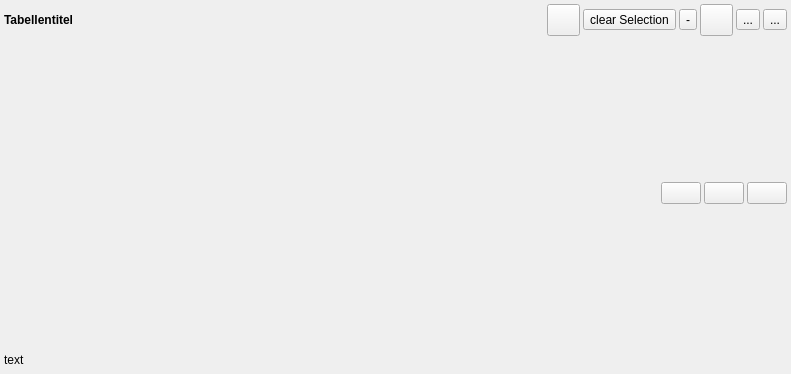
<?xml version="1.0" encoding="UTF-8"?>
<ui version="4.0">
 <class>MainTable</class>
 <widget class="QWidget" name="MainTable">
  <property name="geometry">
   <rect>
    <x>0</x>
    <y>0</y>
    <width>791</width>
    <height>374</height>
   </rect>
  </property>
  <property name="windowTitle">
   <string>Form</string>
  </property>
  <layout class="QGridLayout" name="gridLayout">
   <property name="leftMargin">
    <number>4</number>
   </property>
   <property name="topMargin">
    <number>4</number>
   </property>
   <property name="rightMargin">
    <number>4</number>
   </property>
   <property name="bottomMargin">
    <number>4</number>
   </property>
   <property name="horizontalSpacing">
    <number>0</number>
   </property>
   <property name="verticalSpacing">
    <number>6</number>
   </property>
   <item row="4" column="0" colspan="7">
    <layout class="QVBoxLayout" name="uiMainVlay">
     <property name="spacing">
      <number>6</number>
     </property>
     <property name="topMargin">
      <number>0</number>
     </property>
     <item>
      <layout class="QHBoxLayout" name="uiAdditionalLayout1"/>
     </item>
     <item>
      <layout class="QHBoxLayout" name="uiHeaderHley">
       <property name="spacing">
        <number>3</number>
       </property>
       <property name="topMargin">
        <number>0</number>
       </property>
       <item>
        <widget class="QLabel" name="uiTitleLbl">
         <property name="font">
          <font>
           <weight>75</weight>
           <bold>true</bold>
          </font>
         </property>
         <property name="text">
          <string>Tabellentitel</string>
         </property>
        </widget>
       </item>
       <item>
        <widget class="QToolButton" name="uiSelectAllTbtn">
         <property name="text">
          <string/>
         </property>
         <property name="icon">
          <iconset resource="../resources.qrc">
           <normaloff>:/svg/resources/icons/mActionSelectAllRows.svg</normaloff>:/svg/resources/icons/mActionSelectAllRows.svg</iconset>
         </property>
         <property name="iconSize">
          <size>
           <width>25</width>
           <height>25</height>
          </size>
         </property>
        </widget>
       </item>
       <item>
        <widget class="QToolButton" name="uiClearSelectionPbtn">
         <property name="text">
          <string>clear Selection</string>
         </property>
         <property name="icon">
          <iconset resource="../resources.qrc">
           <normaloff>:/svg/resources/icons/mActionDeselectAllRows.svg</normaloff>:/svg/resources/icons/mActionDeselectAllRows.svg</iconset>
         </property>
         <property name="iconSize">
          <size>
           <width>25</width>
           <height>25</height>
          </size>
         </property>
        </widget>
       </item>
       <item>
        <widget class="QToolButton" name="uiDeleteDataTbtn">
         <property name="sizePolicy">
          <sizepolicy hsizetype="Fixed" vsizetype="Fixed">
           <horstretch>0</horstretch>
           <verstretch>0</verstretch>
          </sizepolicy>
         </property>
         <property name="minimumSize">
          <size>
           <width>0</width>
           <height>0</height>
          </size>
         </property>
         <property name="maximumSize">
          <size>
           <width>16777215</width>
           <height>16777215</height>
          </size>
         </property>
         <property name="text">
          <string>-</string>
         </property>
         <property name="icon">
          <iconset resource="../resources.qrc">
           <normaloff>:/svg/resources/icons/minus_red.svg</normaloff>:/svg/resources/icons/minus_red.svg</iconset>
         </property>
         <property name="iconSize">
          <size>
           <width>25</width>
           <height>25</height>
          </size>
         </property>
        </widget>
       </item>
       <item>
        <widget class="QToolButton" name="uiAddDataTbtn">
         <property name="minimumSize">
          <size>
           <width>0</width>
           <height>0</height>
          </size>
         </property>
         <property name="maximumSize">
          <size>
           <width>16777215</width>
           <height>16777215</height>
          </size>
         </property>
         <property name="text">
          <string/>
         </property>
         <property name="icon">
          <iconset resource="../resources.qrc">
           <normaloff>:/svg/resources/icons/plus_green.svg</normaloff>:/svg/resources/icons/plus_green.svg</iconset>
         </property>
         <property name="iconSize">
          <size>
           <width>25</width>
           <height>25</height>
          </size>
         </property>
        </widget>
       </item>
       <item>
        <widget class="QToolButton" name="uiEditDataTbtn">
         <property name="sizePolicy">
          <sizepolicy hsizetype="Fixed" vsizetype="Fixed">
           <horstretch>0</horstretch>
           <verstretch>0</verstretch>
          </sizepolicy>
         </property>
         <property name="minimumSize">
          <size>
           <width>0</width>
           <height>0</height>
          </size>
         </property>
         <property name="maximumSize">
          <size>
           <width>16777215</width>
           <height>16777215</height>
          </size>
         </property>
         <property name="text">
          <string>...</string>
         </property>
         <property name="icon">
          <iconset resource="../resources.qrc">
           <normaloff>:/svg/resources/icons/edit_yellow.svg</normaloff>:/svg/resources/icons/edit_yellow.svg</iconset>
         </property>
         <property name="iconSize">
          <size>
           <width>25</width>
           <height>25</height>
          </size>
         </property>
        </widget>
       </item>
       <item>
        <widget class="QToolButton" name="uiToolsTbtn">
         <property name="minimumSize">
          <size>
           <width>0</width>
           <height>0</height>
          </size>
         </property>
         <property name="maximumSize">
          <size>
           <width>16777215</width>
           <height>16777215</height>
          </size>
         </property>
         <property name="text">
          <string>...</string>
         </property>
         <property name="icon">
          <iconset resource="../resources.qrc">
           <normaloff>:/svg/resources/icons/hamburger.svg</normaloff>:/svg/resources/icons/hamburger.svg</iconset>
         </property>
         <property name="iconSize">
          <size>
           <width>25</width>
           <height>25</height>
          </size>
         </property>
         <property name="popupMode">
          <enum>QToolButton::InstantPopup</enum>
         </property>
        </widget>
       </item>
      </layout>
     </item>
     <item>
      <layout class="QHBoxLayout" name="uiAdditionalLayoutHlay2"/>
     </item>
     <item>
      <layout class="QHBoxLayout" name="uiTableAreaHlay">
       <property name="spacing">
        <number>2</number>
       </property>
       <property name="topMargin">
        <number>0</number>
       </property>
       <property name="rightMargin">
        <number>0</number>
       </property>
       <item>
        <layout class="QVBoxLayout" name="uiTableVlay">
         <property name="spacing">
          <number>2</number>
         </property>
         <property name="topMargin">
          <number>0</number>
         </property>
         <property name="rightMargin">
          <number>0</number>
         </property>
         <property name="bottomMargin">
          <number>0</number>
         </property>
         <item>
          <layout class="QHBoxLayout" name="uiTableFilterHLay">
           <property name="spacing">
            <number>3</number>
           </property>
           <property name="leftMargin">
            <number>0</number>
           </property>
           <property name="topMargin">
            <number>0</number>
           </property>
           <item>
            <spacer name="uiFilterHSpacer">
             <property name="orientation">
              <enum>Qt::Horizontal</enum>
             </property>
             <property name="sizeHint" stdset="0">
              <size>
               <width>40</width>
               <height>2</height>
              </size>
             </property>
            </spacer>
           </item>
           <item>
            <widget class="QPushButton" name="uiDelFilterDetailRowPbtn">
             <property name="sizePolicy">
              <sizepolicy hsizetype="Fixed" vsizetype="Fixed">
               <horstretch>0</horstretch>
               <verstretch>0</verstretch>
              </sizepolicy>
             </property>
             <property name="minimumSize">
              <size>
               <width>0</width>
               <height>0</height>
              </size>
             </property>
             <property name="maximumSize">
              <size>
               <width>16777215</width>
               <height>16777215</height>
              </size>
             </property>
             <property name="text">
              <string/>
             </property>
             <property name="icon">
              <iconset resource="../resources.qrc">
               <normaloff>:/svg/resources/icons/minus_red.svg</normaloff>:/svg/resources/icons/minus_red.svg</iconset>
             </property>
             <property name="iconSize">
              <size>
               <width>25</width>
               <height>25</height>
              </size>
             </property>
            </widget>
           </item>
           <item>
            <widget class="QPushButton" name="uiAddFilterDetailRowPbtn">
             <property name="sizePolicy">
              <sizepolicy hsizetype="Fixed" vsizetype="Fixed">
               <horstretch>0</horstretch>
               <verstretch>0</verstretch>
              </sizepolicy>
             </property>
             <property name="minimumSize">
              <size>
               <width>0</width>
               <height>0</height>
              </size>
             </property>
             <property name="maximumSize">
              <size>
               <width>16777215</width>
               <height>16777215</height>
              </size>
             </property>
             <property name="text">
              <string/>
             </property>
             <property name="icon">
              <iconset resource="../resources.qrc">
               <normaloff>:/svg/resources/icons/plus_green.svg</normaloff>:/svg/resources/icons/plus_green.svg</iconset>
             </property>
             <property name="iconSize">
              <size>
               <width>25</width>
               <height>25</height>
              </size>
             </property>
            </widget>
           </item>
           <item>
            <widget class="QPushButton" name="uiEnableFilterDetailPbtn">
             <property name="sizePolicy">
              <sizepolicy hsizetype="Fixed" vsizetype="Fixed">
               <horstretch>0</horstretch>
               <verstretch>0</verstretch>
              </sizepolicy>
             </property>
             <property name="minimumSize">
              <size>
               <width>0</width>
               <height>0</height>
              </size>
             </property>
             <property name="maximumSize">
              <size>
               <width>16777215</width>
               <height>16777215</height>
              </size>
             </property>
             <property name="text">
              <string/>
             </property>
             <property name="icon">
              <iconset resource="../resources.qrc">
               <normaloff>:/svg/resources/icons/filter_true.svg</normaloff>:/svg/resources/icons/filter_true.svg</iconset>
             </property>
             <property name="iconSize">
              <size>
               <width>25</width>
               <height>25</height>
              </size>
             </property>
            </widget>
           </item>
          </layout>
         </item>
         <item>
          <layout class="QVBoxLayout" name="uiMaintableFilterVLay">
           <property name="topMargin">
            <number>0</number>
           </property>
           <property name="bottomMargin">
            <number>0</number>
           </property>
          </layout>
         </item>
        </layout>
       </item>
       <item>
        <layout class="QVBoxLayout" name="uiMainListRightVlay">
         <property name="spacing">
          <number>6</number>
         </property>
         <property name="topMargin">
          <number>0</number>
         </property>
         <property name="rightMargin">
          <number>0</number>
         </property>
         <item>
          <spacer name="verticalSpacer">
           <property name="orientation">
            <enum>Qt::Vertical</enum>
           </property>
           <property name="sizeHint" stdset="0">
            <size>
             <width>0</width>
             <height>40</height>
            </size>
           </property>
          </spacer>
         </item>
        </layout>
       </item>
      </layout>
     </item>
     <item>
      <layout class="QHBoxLayout" name="uiFooterHlay" stretch="0,1,0">
       <property name="spacing">
        <number>0</number>
       </property>
       <property name="sizeConstraint">
        <enum>QLayout::SetMaximumSize</enum>
       </property>
       <property name="leftMargin">
        <number>0</number>
       </property>
       <property name="topMargin">
        <number>0</number>
       </property>
       <property name="rightMargin">
        <number>0</number>
       </property>
       <item>
        <layout class="QVBoxLayout" name="uiFooterSubVlay">
         <property name="spacing">
          <number>0</number>
         </property>
         <property name="rightMargin">
          <number>0</number>
         </property>
         <property name="bottomMargin">
          <number>0</number>
         </property>
         <item>
          <layout class="QHBoxLayout" name="horizontalLayout">
           <property name="rightMargin">
            <number>0</number>
           </property>
           <item>
            <widget class="QLabel" name="uiTableFooterTextLbl">
             <property name="text">
              <string>text</string>
             </property>
            </widget>
           </item>
           <item>
            <widget class="QLabel" name="uiTableFooterTextSelectedLbl">
             <property name="text">
              <string/>
             </property>
            </widget>
           </item>
          </layout>
         </item>
         <item>
          <spacer name="uiSpacer1">
           <property name="orientation">
            <enum>Qt::Vertical</enum>
           </property>
           <property name="sizeType">
            <enum>QSizePolicy::Maximum</enum>
           </property>
           <property name="sizeHint" stdset="0">
            <size>
             <width>20</width>
             <height>0</height>
            </size>
           </property>
          </spacer>
         </item>
        </layout>
       </item>
       <item>
        <spacer name="uiSpacer3">
         <property name="orientation">
          <enum>Qt::Horizontal</enum>
         </property>
         <property name="sizeType">
          <enum>QSizePolicy::Expanding</enum>
         </property>
         <property name="sizeHint" stdset="0">
          <size>
           <width>40</width>
           <height>20</height>
          </size>
         </property>
        </spacer>
       </item>
       <item>
        <layout class="QVBoxLayout" name="uiFooterLinesVlay">
         <property name="sizeConstraint">
          <enum>QLayout::SetMinimumSize</enum>
         </property>
         <property name="rightMargin">
          <number>0</number>
         </property>
         <item>
          <spacer name="uiSpacer2">
           <property name="orientation">
            <enum>Qt::Vertical</enum>
           </property>
           <property name="sizeType">
            <enum>QSizePolicy::Maximum</enum>
           </property>
           <property name="sizeHint" stdset="0">
            <size>
             <width>20</width>
             <height>10</height>
            </size>
           </property>
          </spacer>
         </item>
        </layout>
       </item>
      </layout>
     </item>
    </layout>
   </item>
  </layout>
 </widget>
 <tabstops>
  <tabstop>uiAddDataTbtn</tabstop>
  <tabstop>uiEditDataTbtn</tabstop>
  <tabstop>uiToolsTbtn</tabstop>
  <tabstop>uiDelFilterDetailRowPbtn</tabstop>
  <tabstop>uiAddFilterDetailRowPbtn</tabstop>
  <tabstop>uiEnableFilterDetailPbtn</tabstop>
 </tabstops>
 <resources>
  <include location="../resources.qrc"/>
 </resources>
 <connections/>
</ui>
